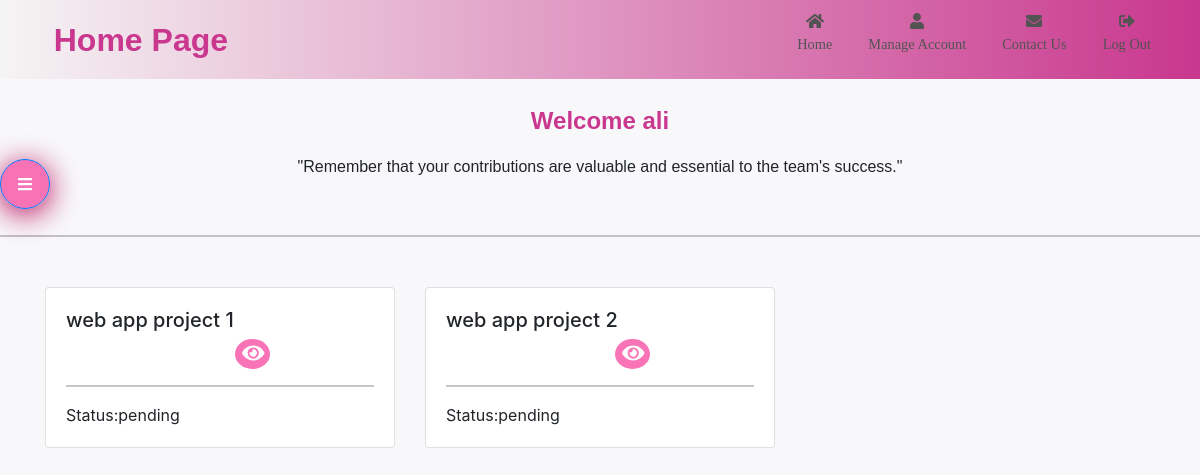
The page /panel.php (signed in) on the database its author committed.
### tables this page shows
CREATE TABLE `project_list` (
  `id` int(30) NOT NULL,
  `name` varchar(200) NOT NULL,
  `description` text NOT NULL,
  `status` varchar(50) NOT NULL,
  `start_date` date NOT NULL,
  `end_date` date NOT NULL,
  `manager_id` int(30) NOT NULL,
  `date_created` datetime NOT NULL DEFAULT current_timestamp(),
  `communityadmin_id` int(30) NOT NULL
);

### panel.php (the view, shortened to what the rows shown need)
<?php
require "headerr.php";
require "sidebar.php";
?>
<!DOCTYPE html>
<html lang="en">
<head>
  <link rel="stylesheet" href="css/adminpanelstyle.css">
</head>
<body>
<?php if(!empty($_GET['action']) && $_GET['action'] == 'viewproject' && !empty($_GET['id'])): $id = $_GET['id'];
 $sqlproject="SELECT * FROM project_list WHERE id = $id";
 $result = mysqli_query($con,$sqlproject);
 if ($result && mysqli_num_rows($result) > 0) {
  $row = mysqli_fetch_assoc($result);
  $name=$row['name'];
  $start_date=$row['start_date'];
  $end_date=$row['end_date'];
  $status=$row['status'];
  $adminid=$row['communityadmin_id'];
  $description=$row['description'];
  $manager_id = $row['manager_id'];
  $managernamee = '';
  $sql = "SELECT username FROM user WHERE id = $manager_id";
  $resultman = mysqli_query($con, $sql);
  if (mysqli_num_rows($resultman) > 0) {
  $rowman = mysqli_fetch_assoc($resultman);
  $managernamee = $rowman['username'];
  }
  $member_ids = array();
  $member_names = array();
  $member_query = "SELECT project_members.project_id , user.username ,user.id FROM project_members INNER JOIN user ON project_members.user_id = user.id WHERE project_members.project_id =$id";
  $member_result = mysqli_query($con, $member_query);
  if (mysqli_num_rows($member_result) > 0) {
  while ($member_row = mysqli_fetch_assoc($member_result)) {
  $member_ids[] = $member_row['id'];
  $member_names[] = $member_row['username'];
  }
  }
 else{
  $member_ids[] = ' ';
  $member_names[] = ' ';
   }
 }?>
 <div class="containerview">
  <div class="up">
  <div class="column">
    <h5><strong>Project Name:</strong></h5>
    <p> <?php echo $name;?></p>
    <h6><strong>Description:</strong></h6>
    <p><?php echo $description;?></p>
   </div>
  <div class="column">
    <h6><strong>Start Date:</strong></h6>
    <p><?php echo $start_date;?></p>
    <h6><strong>End Date:</strong></h6>
    <p><?php echo $end_date;?></p>
    <h6><strong>Status</strong></h6>
    <p><?php echo $status;?></p>
    <h6><strong>Project Manager:</strong></h6>
    <p><?php echo $managernamee;?></p>
    </div>
  </div>
  <div class="down">
    <div class="left">
      <h6 style="margin-top:3%;margin-left:3%"><strong>Team Member/s:</strong></h6><hr>
      <?php
        $member_query = "SELECT project_members.user_id, user.username FROM project_members INNER JOIN user ON project_members.user_id = user.id WHERE project_members.project_id ='$id'";
        $member_result = mysqli_query($con, $member_query);
        if (mysqli_num_rows($member_result) > 0) {
          while ($member_row = mysqli_fetch_assoc($member_result)) {
            $memberId = $member_row['user_id'];
            $memberName = $member_row['username'];
            echo '<p style="margin-left:3%" value="' . $memberId . '">' . $memberName .'</p>';
          }
        }
        ?>
    </div>
   <div class="right">
   <h6 style="margin-left:3%;margin-top:1%"><?php if ($userrole == 'Employee') { echo  "<strong>My tasks</strong>"; } else { echo "<strong>Task List</strong>";}
  if ($userrole == 'Project Manager') {
    echo "<a style='margin-left:10%;text-decoration:none;color:black;font-size:1rem'>Add task:<button onclick='addtask(\"$id\"," . json_encode($member_names) . "," . json_encode($member_ids) . ")' class='statusclick' style='border-radius: 50%; background-color: #f855a6d0;margin-left:1%;margin-top:3%'><i class='fas fa-tasks fa-lg' style='color: white;'></i></button></a>";
    echo "<a style='margin-left:30%;text-decoration:none;color:black;font-size:1rem'>Assign Collaborations:<button onclick='addcollaboration(event,\"$id\",\"$name\")' class='statusclick' style='border-radius: 50%; background-color: #f855a6d0;margin-left:1%;margin-top:3%'><i class='fas fa-comments fa-lg' style='color: white;'></i></button></a>";
  } ?>
  </h6><hr>
   <table class="task-table">
  <thead>
    <tr>
      <th>Task</th>
      <th>Description</th>
      <th>Due Date</th>
      <th>Status</th>
      <?php if ($userrole == 'Project Manager') { ?>
      <th style="width:20%">Action</th>
      <?php } ?>
      <?php if ($userrole == 'Employee') { ?>
      <th style="width:20%">Set Done</th>
      <?php } ?>
    </tr>
  </thead>
  <tbody>
    <?php
    if($userrole == 'Employee'){
    $query = "SELECT task_id,task_title AS task_name,task_description,due_date, status AS task_status FROM task WHERE project_id = '$id' and user_id='$userid'";
    }else {
    $query = "SELECT task_id,task_title AS task_name,task_description,due_date, status AS task_status FROM task WHERE project_id = '$id'";
    }
    $taskresult = mysqli_query($con, $query);
    if (mysqli_num_rows($taskresult) > 0) {
      foreach ($taskresult as $row) {
        $taskid = $row['task_id'];
        $tasktitle = $row['task_name'];
        $taskdescription = $row['task_description'];
        $taskdate = $row['due_date'];
        $status = $row['task_status'];
        if (strtotime($taskdate) < strtotime(date('Y-m-d H:i:s'))) {
          $titleclass = 'late';
        } else {
          $titleclass = '';
        }
        $liClass = ($status == 'done') ? 'line-through' : '';
        echo "<tr>";
        echo "<td class='$liClass $titleclass'>$tasktitle</td>";
        echo "<td class='$liClass $titleclass'>$taskdescription</td>";
        echo "<td class='$liClass $titleclass'>$taskdate</td>";
        echo "<td class='$liClass $titleclass'>$status</td>";
        if ($userrole == 'Project Manager') {
          echo "<td style='width:90%'
                <button onclick='setdone(event,\"$taskid\")' type='button' style='margin-right:1.5%; margin-left:3%;border-radius: 50%;width: 87%;'>
                  <i class='fas fa-check-circle fa-lg statusclick' style='color:#f855a6d0;'></i>
                </button>
                <button onclick='edittask(event,\"$taskid\",\"$tasktitle\", \"$taskdescription\", \"$taskdate\")' type='button' style='margin-right:1.5%; border-radius: 50%; background-color: #f5f4f4 !important;'>
                  <i class='fas fa-eye statusclick' style='color:#ed89a9;'></i>
                </button>
                <button onclick='deletetask(event,\"$taskid\")' type='button' style='margin-right:1.5%; border-radius: 50%; background-color: #f5f4f4 !important ;'>
                  <i class='fas fa-trash-alt statusclick' style='color:red;'></i>
                </button>
              </td>";
        }
        if ($userrole == 'Employee') {
          echo "<td style='width:90%'
                <button onclick='setdone(event,\"$taskid\")' type='button' style='margin-right:1.5%; margin-left:3%;border-radius: 50%;width: 87%;'>
                  <i class='fas fa-check-circle fa-lg statusclick' style='color:#f855a6d0;'></i>
                </button>
              </td>";
        }
        echo "</tr>";
      }
    }
    ?>
  </tbody>
 </table>
 <div class="modal" id="add-task-form" style="margin-top: 5%;width: 65%;height: 80%;margin-left: 15%">
  <div class="modal-content">
    <h3 style="text-align: center; margin-top: 5%">New Task</h3>
    <form method="post">
      <div style="display: flex; flex-direction: row;">
        <div style="flex: 1; margin-right: 5%;">
          <label for="taskname" style="margin-left: 20%;">Task:</label><br>
          <input type="text" name="taskname" required style="margin-left: 20%; width: 70%"><br>
          <label for="due-date" style="margin-left: 20%;">Due Date:</label><br>
          <input class="form-group" style="margin-left: 20%; width: 70%" type="datetime-local" id="due-date" name="due-date" required><br>
        </div>
        <div style="flex: 1;">
          <label for="user_id">Assign To:</label><br>
          <select id="userSelect" name="user_id" style="width: 70%">
          </select>
        </div>
      </div>
      <label for="descriptionname" style="margin-left: 10%;">Description:</label><br>
      <textarea name="descriptionname" cols="100" rows="8" style="margin-left: 10%;"></textarea><br>
      <input type="hidden" name="project-id" value="" id="project-id">
      <input type="hidden" name="action" value="addtask">
      <button class="statusclick" id="add-task-btn" style="background-color: #f855a6d0; border-radius: 10px; margin-top: 10px; margin-left: 40%;margin-bottom:4%">Save</button>
      <button onclick="closeModal('add-task-form')"; type="button" class="statusclick" style="border-radius: 10px; background-color: #f855a6d0; margin-left: 10px;">Cancel</button>
    </form>
  </div>
 </div>
 <div class="modal" id="add-collaboration-form" style="margin-top:10%;width:50%;height:70%;margin-left:25%">
  <div class="modal-content">
    <h6 style="text-align:center;margin-top:5%;margin-bottom:5%">The 'Assign Collaboration' feature allows you, as a manager,<br> to connect with your team members and initiate real-time communication</h6>
    <form method="post" style="margin-left: 35%;">
    <label for="date" style="margin-bottom: 4%;">Date:</label>
    <input type="date" id="date" name="date" required style="margin-bottom: 4%;margin-left:10%"><br>
    <label for="start-hour" style="margin-bottom: 4%;">Start Hour:</label>
    <input type="time" id="start-hour" name="start-hour" required style="margin-bottom: 4%;margin-left: 2%"><br>
    <label for="end-hour" >End Hour:</label>
    <input type="time" id="end-hour" name="end-hour" required style="margin-left: 3%;"><br>
    <input type="hidden" name="projectt-name" value="" id="projectt-name">
    <input type="hidden" name="projectt-id" value="" id="projectt-id">
    <input type="hidden" name="action" value="addcollaboration">
    <button class="statusclick" id="save-btn" style=" background-color: red;border-radius:10px;margin-top:4%;margin-bottom:4%">Save</button>
    <button onclick="closeModal('add-collaboration-form')"; class="statusclick" type="button" style="margin-left:5%;border-radius:10px;background-color: #f855a6d0">Cancel</button>
    </form>
  </div>
 </div>
 <div class="modal" id="delete-task-form" style="margin-top:15%;width:30%;height:30%;margin-left:35%">
  <div class="modal-content">
    <h3 style="text-align:center;margin-top:5%;margin-bottom:10%">Delete Task?</h3>
    <form method="post">
      <input type="hidden" name="task-id" value="" id="delete-task-id-input">
      <input type="hidden" name="action" value="deletetask">
      <button class="statusclick" id="confirm-delete-btn" style="margin-left: 30%; background-color: red;border-radius:10px;margin-bottom:4%">Delete</button>
      <button onclick="closeModal('delete-task-form')"; class="statusclick" type="button" style="margin-left:5%;border-radius:10px;background-color: #f855a6d0">Cancel</button>
    </form>
  </div>
 </div>
 <div class="modal" id="done-task-form" style="margin-top:15%;width:30%;height:30%;margin-left:35%">
  <div class="modal-content">
    <h3 style="text-align:center;margin-top:5%;margin-bottom:10%">Done Task?</h3>
    <form method="post">
      <input type="hidden" name="task-id" value="" id="done-task-id">
      <input type="hidden" name="action" value="setdone">
      <button class="statusclick" id="confirm-done-btn" style="margin-left: 30%; background-color: #f855a6d0;border-radius:10px;margin-bottom:4%">Done</button>
      <button onclick="closeModal('done-task-form');" class="statusclick" type="button" style="margin-left:5%;border-radius:10px;background-color: #f855a6d0">Cancel</button>
    </form>
  </div>
 </div>
 <div class="modal" id="edit-task-form" style="margin-top:10%;width:50%;height:70%;margin-left:25%">
  <div class="modal-content">
    <form method="POST">
      <input type="text" name="edit-title" id="edit-title" placeholder="Edit task title" style="margin-top:5%;margin-left:30%;margin-bottom:3%;" required><br>
      <input type="datetime" name="edit-due-date" id="edit-due-date" style="margin-left:20%;margin-bottom:3%" required><br>
      <textarea name="edit-description" id="edit-description" cols="50" rows="8" style="margin-left:20%;margin-bottom:3%" placeholder="Edit task description"></textarea><br>
      <input type="hidden" name="task-id" value="" id="edit-task-id-input">
      <input type="hidden" name="action" value="edittask">
      <button class="statusclick" type="submit" style="margin-left: 40%;border-radius:10px;background-color: #f855a6d0;margin-bottom:4%">Save</button>
      <button onclick="closeModal('edit-task-form');" class="statusclick" type="button" style="margin-left:5%;border-radius:10px;background-color: #f855a6d0">Cancel</button>
    </form>
  </div>
 </div>
 <script>
  currentprojectId='';
 function addtask(id, memberNames, memberIds) {
  currentprojectId = id;
  var projectid = document.getElementById("project-id");
  projectid.value = currentprojectId;
  var userSelect = document.getElementById("userSelect");
  userSelect.innerHTML = "";
  for (var i = 0; i < memberNames.length; i++) {
  var option = document.createElement("option");
  option.value = memberIds[i];
  option.textContent = memberNames[i];
  userSelect.appendChild(option);
  }
  var modal = document.getElementById("add-task-form");
  modal.style.display = "block";
 }
 currentprojectname='';
 function addcollaboration(event, id,name){
  event.stopPropagation();
  currentprojectId = id;
  currentprojectname=name;
  var projectid = document.getElementById("projectt-id");
  projectid.value = currentprojectId;
  var projectname = document.getElementById("projectt-name");
  projectname.value=currentprojectname;
  var modal = document.getElementById("add-collaboration-form");
  modal.style.display = "block";
}
  function deletetask(event, id) {
  event.stopPropagation();
  currentprojectId = id;
  var projectid = document.getElementById("delete-task-id-input");
  projectid.value = currentprojectId;
  var modal = document.getElementById("delete-task-form");
  modal.style.display = "block";
  }
  function edittask(event, id, tasktitle, taskdescription, taskdate) {
  event.stopPropagation();
  currentprojectId = id;
  var projectid = document.getElementById("edit-task-id-input");
  projectid.value = currentprojectId;
  var taskname = document.getElementById("edit-title");
  var description = document.getElementById("edit-description");
  var date = document.getElementById("edit-due-date");
  taskname.value = tasktitle;
  description.value = taskdescription;
  date.value = taskdate;
  var modal = document.getElementById("edit-task-form");
  modal.style.display = "block";
  }
  function setdone(event, id) {
  event.stopPropagation();
  currentprojectId = id;
  var projectid = document.getElementById("done-task-id");
  projectid.value = currentprojectId;
  var modal = document.getElementById("done-task-form");
  modal.style.display = "block";
  }
  function closeModal(formName) {
  var modal = document.getElementById(formName);
  modal.style.display = "none";
}
</script>
<?php else:?>
  <br>
 <div class="container" style="margin-top: 1%;">
  <div class="row">
    <?php
    $adminid = $_SESSION['user_info']['id'];
    if ($userrole == 'Community Admin') {
      $query = "SELECT * FROM project_list WHERE communityadmin_id = '$adminid' ORDER BY date_created DESC";
    } elseif($userrole=='Project Manager') {
      $query = "SELECT * FROM project_list WHERE manager_id = '$adminid' ORDER BY date_created DESC";
    }else{
      $query = "SELECT * FROM project_list WHERE id IN(select project_id from project_members where user_id='$userid') ORDER BY date_created DESC";
    }
    $result = mysqli_query($con, $query);
    if (mysqli_num_rows($result) > 0) {
      while ($row = $result->fetch_assoc()) {
        $name = $row['name'];
        $status = $row['status'];
        ?>
        <div class="col-md-4" style="margin-top: 3%;">
          <div class="card project-card" onclick="toggleDetails(this)">
            <div class="card-body">
              <h5 class="card-title"><?php echo $name; ?>
              <a href="panel.php?action=viewproject&id=<?php echo $row['id']; ?>"><button  class='statusclick' type='submit' style='margin-left:55%; border-radius: 50%; background-color: #f5f4f4;;'><i class='fas fa-eye' style='color:white;'></i></button></a>
              </h5><hr>
              <p class="card-text">Status:<?php echo $status; ?></p>
            </div>
          </div>
        </div>
    <?php
      }
    }
    ?>
  </div>
 </div>
<?php endif;?>
</body>
</html>

### rows shown on the page
project_list: name "web app project 1", status "pending"
project_list: name "web app project 2", status "pending"

### other values the page prints
$title "Home Page"
$_SESSION['user_info']['username'] "ali"
